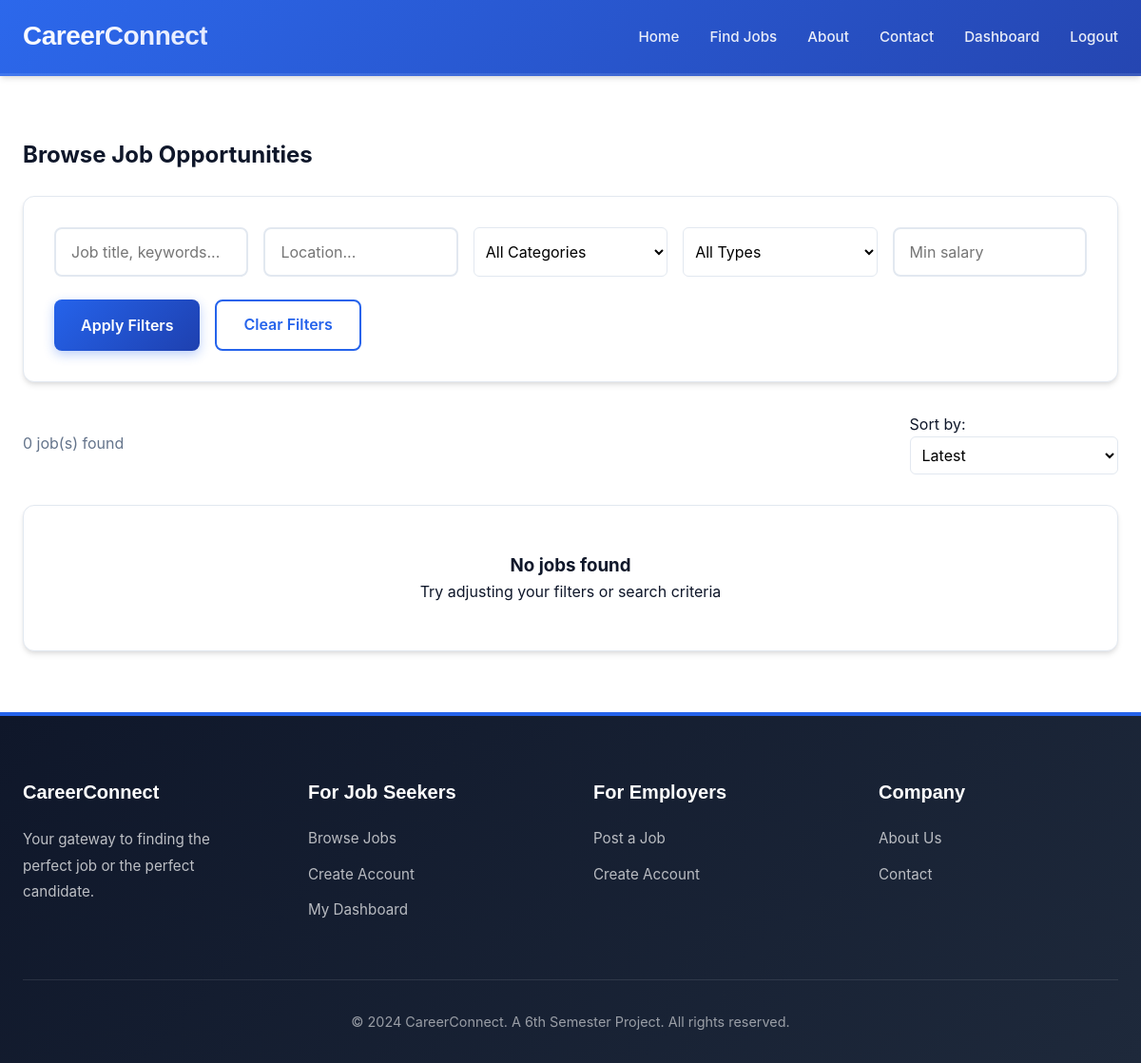
The page /jobs/ (signed in) on the database as committed earlier.
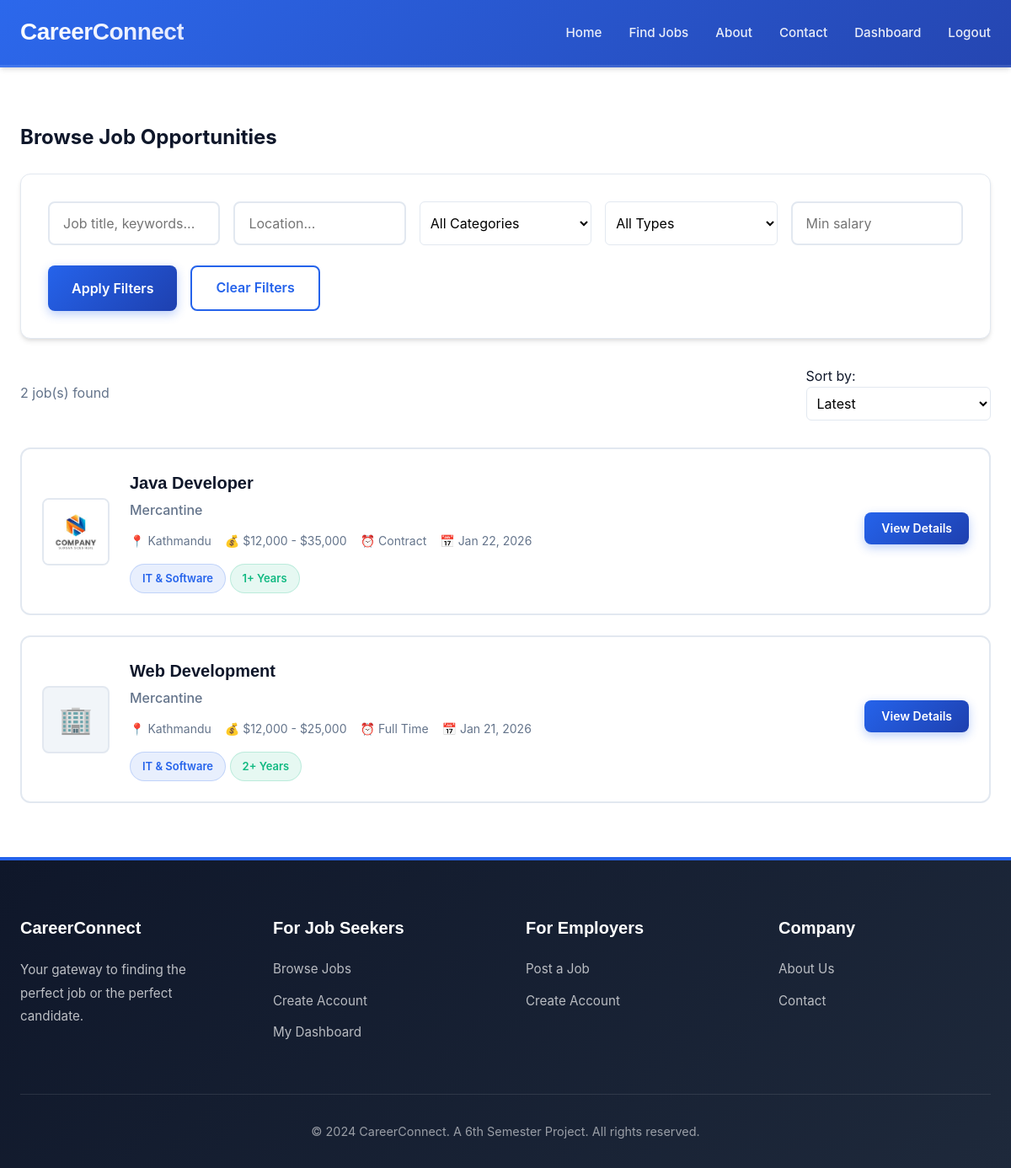
The same page on the database as committed later.
### jobs/models.py (models this page shows, shortened)
class Job(models.Model):
    JOB_TYPES = (
        ('full-time', 'Full Time'),
        ('part-time', 'Part Time'),
        ('contract', 'Contract'),
        ('internship', 'Internship'),
        ('remote', 'Remote'),
    )
    CATEGORIES = (
        ('it', 'IT & Software'),
        ('business', 'Business'),
        ('finance', 'Finance'),
        ('marketing', 'Marketing'),
        ('sales', 'Sales'),
        ('healthcare', 'Healthcare'),
        ('education', 'Education'),
        ('engineering', 'Engineering'),
        ('other', 'Other'),
    )
    employer = models.ForeignKey(User, on_delete=models.CASCADE, related_name='jobs_posted')
    title = models.CharField(max_length=200)
    company_name = models.CharField(max_length=200)
    company_logo = models.ImageField(upload_to='job_logos/', blank=True, null=True)
    description = models.TextField()
    responsibilities = models.TextField()
    requirements = models.TextField()
    category = models.CharField(max_length=50, choices=CATEGORIES)
    job_type = models.CharField(max_length=20, choices=JOB_TYPES)
    location = models.CharField(max_length=100)
    salary_min = models.DecimalField(max_digits=10, decimal_places=2, blank=True, null=True)
    salary_max = models.DecimalField(max_digits=10, decimal_places=2, blank=True, null=True)
    experience_required = models.IntegerField(default=0, help_text="Years of experience")
    skills_required = models.TextField(help_text="Comma separated skills")
    is_active = models.BooleanField(default=True)
    posted_date = models.DateTimeField(default=timezone.now)
    deadline = models.DateField(blank=True, null=True)
    created_at = models.DateTimeField(auto_now_add=True)
    updated_at = models.DateTimeField(auto_now=True)
    class Meta:
        ordering = ['-posted_date']
    def salary_range(self):
        if self.salary_min and self.salary_max:
            return f"${self.salary_min:,.0f} - ${self.salary_max:,.0f}"
        elif self.salary_min:
            return f"${self.salary_min:,.0f}+"
        return "Negotiable"

### jobs/views.py (the view)
# urls.py: path('jobs/', views.job_listings, name='job_listings'),
@login_required
def job_listings(request):
    form = JobSearchForm(request.GET)
    jobs = Job.objects.filter(is_active=True)
    if form.is_valid():
        keyword = form.cleaned_data.get('keyword')
        location = form.cleaned_data.get('location')
        category = form.cleaned_data.get('category')
        job_type = form.cleaned_data.get('job_type')
        min_salary = form.cleaned_data.get('min_salary')
        if keyword:
            jobs = jobs.filter(
                Q(title__icontains=keyword) |
                Q(description__icontains=keyword) |
                Q(skills_required__icontains=keyword)
            )
        if location:
            jobs = jobs.filter(location__icontains=location)
        if category:
            jobs = jobs.filter(category=category)
        if job_type:
            jobs = jobs.filter(job_type=job_type)
        if min_salary:
            jobs = jobs.filter(salary_min__gte=min_salary)
    sort_by = request.GET.get('sort', '-posted_date')
    if sort_by in ['-posted_date', 'salary_max', '-salary_max']:
        jobs = jobs.order_by(sort_by)
    paginator = Paginator(jobs, 12)
    page_obj = paginator.get_page(request.GET.get('page'))
    recommended_jobs = []
    if request.user.profile.user_type == 'seeker':
        try:
            recommended_jobs = get_job_recommendations(request.user, count=6)
        except Exception as e:
            print(f"Recommendation error: {e}")
            recommended_jobs = []
    return render(request, 'job_listings.html', {
        'form': form,
        'page_obj': page_obj,
        'total_jobs': jobs.count(),
        'recommended_jobs': recommended_jobs,
    })

### jobs/forms.py
class JobSearchForm(forms.Form):
    keyword = forms.CharField(max_length=100, required=False,
                              widget=forms.TextInput(attrs={'placeholder': 'Job title, keywords...'}))
    location = forms.CharField(max_length=100, required=False,
                               widget=forms.TextInput(attrs={'placeholder': 'Location...'}))
    category = forms.ChoiceField(choices=[('', 'All Categories')] + list(Job.CATEGORIES),
                                 required=False)
    job_type = forms.ChoiceField(choices=[('', 'All Types')] + list(Job.JOB_TYPES),
                                 required=False)
    min_salary = forms.DecimalField(required=False, min_value=0,
                                    widget=forms.NumberInput(attrs={'placeholder': 'Min salary'}))

### jobs/ml_recommender.py (called while the page is built, shortened)
def get_job_recommendations(user, count=6):
    recommender = JobRecommender()
    return recommender.get_recommendations(user, n_recommendations=count)

    def get_recommendations(self, user, n_recommendations=6):
        applied_job_ids = Application.objects.filter(applicant=user).values_list('job_id', flat=True)
        saved_job_ids = SavedJob.objects.filter(user=user).values_list('job_id', flat=True)
        excluded_ids = list(applied_job_ids) + list(saved_job_ids)
        available_jobs = Job.objects.filter(is_active=True).exclude(id__in=excluded_ids)
        if not available_jobs.exists():
            return []

### jobs/templates/job_listings.html (shortened to what this page needs)
{% extends 'base.html' %}
{% block content %}
<section class="py-4">
    <div class="container">
        <h1 class="mb-3">Browse Job Opportunities</h1>
        <div class="filters">
            <form method="get" action="{% url 'jobs:job_listings' %}">
                <div class="filter-row">
                    {{ form.keyword }}
                    {{ form.location }}
                    {{ form.category }}
                    {{ form.job_type }}
                    {{ form.min_salary }}
                </div>
                <div style="display: flex; gap: 1rem;">
                    <button type="submit" class="btn btn-primary">Apply Filters</button>
                    <a href="{% url 'jobs:job_listings' %}" class="btn btn-outline">Clear Filters</a>
                </div>
            </form>
        </div>
        <div style="display: flex; justify-content: space-between; align-items: center; margin-bottom: 2rem;">
            <p style="color: var(--gray-color);">{{ total_jobs }} job(s) found</p>
            <div>
                <label for="sort" style="margin-right: 0.5rem;">Sort by:</label>
                <select id="sort" onchange="window.location.href='?sort='+this.value">
                    <option value="-posted_date">Latest</option>
                </select>
            </div>
        </div>
        <div class="grid">
            {% for job in page_obj %}
                <div class="job-card">
                    {% if job.company_logo %}
                        <img src="{{ job.company_logo.url }}" alt="{{ job.company_name }}" class="job-logo">
                    {% else %}
                        <div class="job-logo" style="display: flex; align-items: center; justify-content: center; font-size: 2rem; background: var(--light-gray);">
                            🏢
                        </div>
                    {% endif %}
                    <div class="job-info">
                        <h3 class="job-title">
                            <a href="{% url 'jobs:job_detail' job.id %}" style="text-decoration: none; color: inherit;">
                                {{ job.title }}
                            </a>
                        </h3>
                        <p class="job-company">{{ job.company_name }}</p>
                        <div class="job-meta">
                            <span class="job-meta-item">📍 {{ job.location }}</span>
                            <span class="job-meta-item">💰 {{ job.salary_range }}</span>
                            <span class="job-meta-item">⏰ {{ job.get_job_type_display }}</span>
                            <span class="job-meta-item">📅 {{ job.posted_date|date:"M d, Y" }}</span>
                        </div>
                        <div style="margin-top: 1rem;">
                            <span class="tag tag-primary">{{ job.get_category_display }}</span>
                            {% if job.experience_required %}
                                <span class="tag tag-success">{{ job.experience_required }}+ years</span>
                            {% endif %}
                        </div>
                    </div>
                    <div>
                        <a href="{% url 'jobs:job_detail' job.id %}" class="btn btn-primary btn-small">View Details</a>
                    </div>
                </div>
            {% empty %}
                <div class="card text-center" style="padding: 3rem;">
                    <h3>No jobs found</h3>
                    <p>Try adjusting your filters or search criteria</p>
                </div>
            {% endfor %}
        </div>
    </div>
</section>
{% endblock %}

### jobs/templates/base.html (shortened to what this page needs)
{% load static %}
<!DOCTYPE html>
<html lang="en">
<head>
    <link rel="stylesheet" href="{% static 'css/style.css' %}">
</head>
<body>
<header class="header">
    <div class="container">
        <nav class="navbar">
            <a href="{% url 'jobs:home' %}" class="logo">CareerConnect</a>
            <ul class="nav-menu">
                <li><a href="{% url 'jobs:home' %}">Home</a></li>
                <li><a href="{% url 'jobs:job_listings' %}">Find Jobs</a></li>
                <li><a href="{% url 'jobs:about' %}">About</a></li>
                <li><a href="{% url 'jobs:contact' %}">Contact</a></li>
                {% if user.is_authenticated %}
                    {% if user.profile.user_type == 'seeker' %}
                        <li><a href="{% url 'jobs:seeker_dashboard' %}">Dashboard</a></li>
                    {% elif user.profile.user_type == 'employer' %}
                        <li><a href="{% url 'jobs:employer_dashboard' %}">Dashboard</a></li>
                        <li>
                            <a href="{% url 'jobs:post_job' %}"
                               class="btn btn-primary btn-small">Post Job</a>
                        </li>
                    {% endif %}
                    <li><a href="{% url 'jobs:logout' %}">Logout</a></li>
                {% else %}
                    <li><a href="{% url 'jobs:login' %}">Login</a></li>
                    <li>
                        <a href="{% url 'jobs:register' %}"
                           class="btn btn-primary btn-small">Register</a>
                    </li>
                {% endif %}
            </ul>
        </nav>
    </div>
</header>
<main>
    {% block content %}{% endblock %}
</main>
<footer class="footer">
    <div class="container">
        <div class="footer-content">
            <div class="footer-section">
                <h3>CareerConnect</h3>
                <p>Your gateway to finding the perfect job or the perfect candidate.</p>
            </div>
            <div class="footer-section">
                <h3>For Job Seekers</h3>
                <ul class="footer-links">
                    <li><a href="{% url 'jobs:job_listings' %}">Browse Jobs</a></li>
                    <li><a href="{% url 'jobs:register' %}">Create Account</a></li>
                    {% if user.is_authenticated and user.profile.user_type == 'seeker' %}
                        <li><a href="{% url 'jobs:seeker_dashboard' %}">My Dashboard</a></li>
                    {% endif %}
                </ul>
            </div>
            <div class="footer-section">
                <h3>For Employers</h3>
                <ul class="footer-links">
                    <li><a href="{% url 'jobs:post_job' %}">Post a Job</a></li>
                    <li><a href="{% url 'jobs:register' %}">Create Account</a></li>
                </ul>
            </div>
            <div class="footer-section">
                <h3>Company</h3>
                <ul class="footer-links">
                    <li><a href="{% url 'jobs:about' %}">About Us</a></li>
                    <li><a href="{% url 'jobs:contact' %}">Contact</a></li>
                </ul>
            </div>
        </div>
        <div class="footer-bottom">
            <p>&copy; 2024 CareerConnect. A 6th Semester Project. All rights reserved.</p>
        </div>
    </div>
</footer>
</body>
</html>

### jobs/templates/job_listings.html (style rules this page uses)
select { padding: 0.5rem; border: 1px solid var(--border-color); border-radius: 6px; font-size: 1rem; }

Rows that differ between the two databases and show on the page:
added Job: company_logo (picture), title "Java Developer", company_name "Mercantine", location "Kathmandu", salary_range "$12,000 - $35,000", job_type "Contract", posted_date "Jan 22, 2026", category "IT & Software", experience_required "1"
added Job: title "Web Development", company_name "Mercantine", location "Kathmandu", salary_range "$12,000 - $25,000", job_type "Full Time", posted_date "Jan 21, 2026", category "IT & Software", experience_required "2"
Other text that changed with them:
{{ total_jobs }}: "0" → "2"
text no longer shown: "No jobs found Try adjusting your filters or search criteria"
